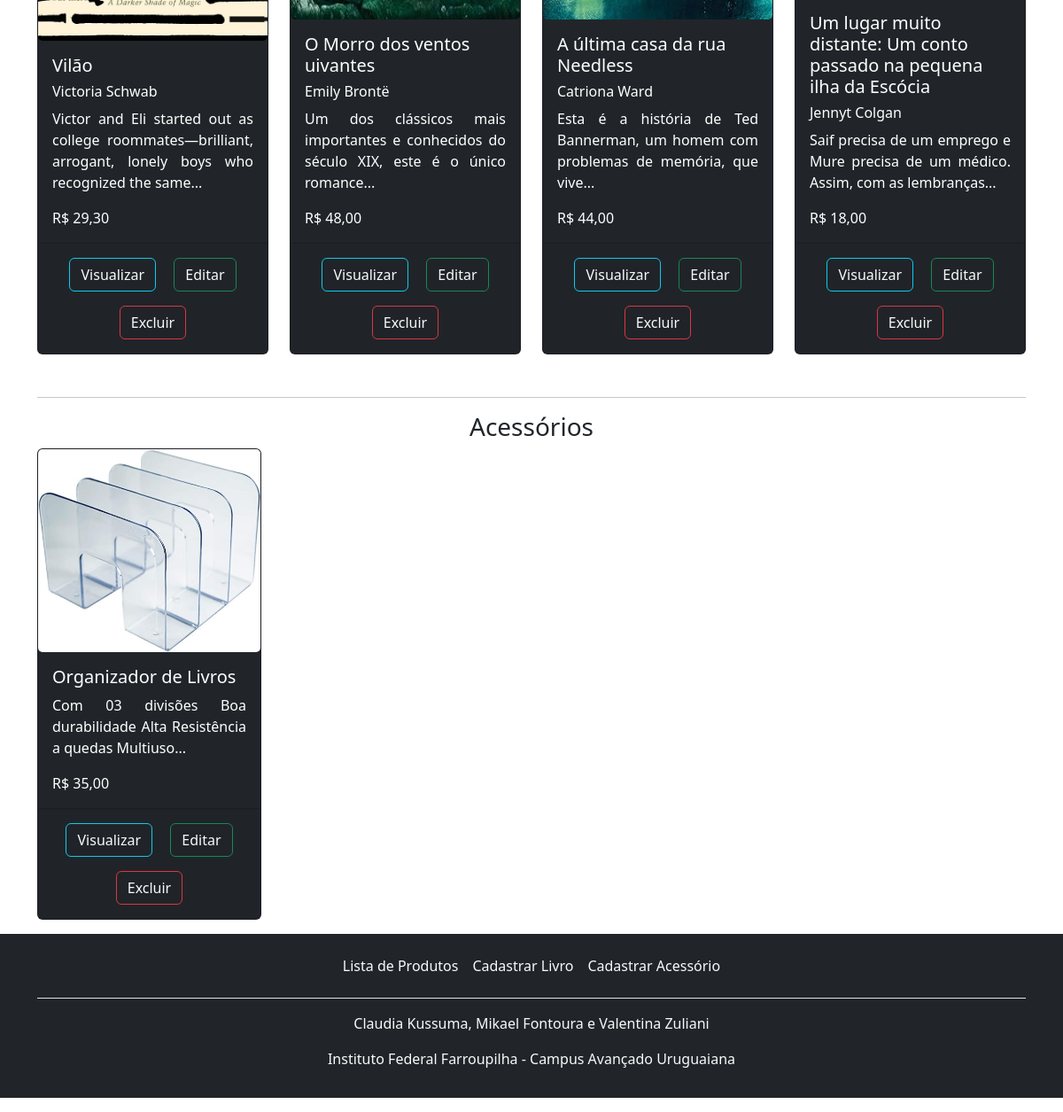
Before: / (lower part) with the older database file.
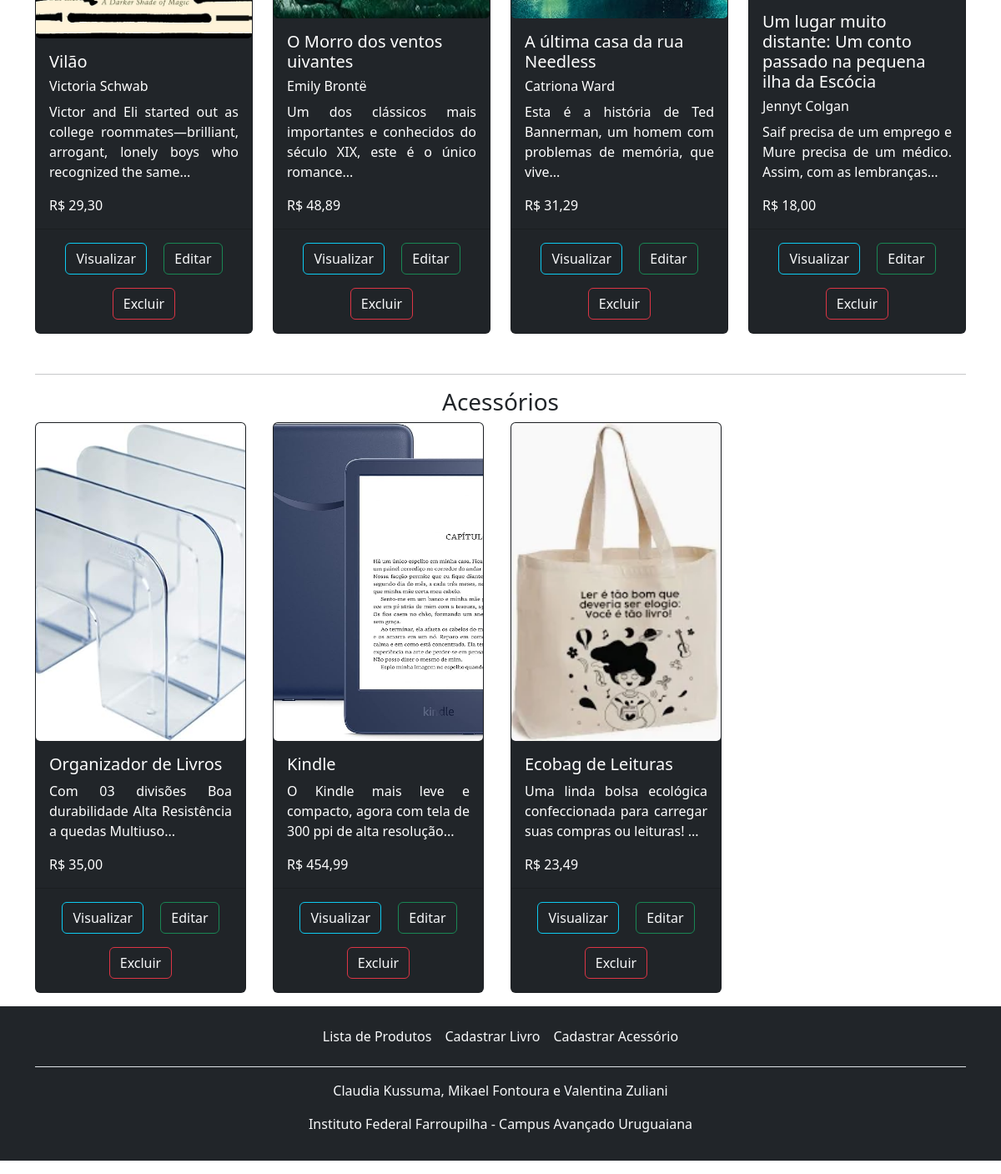
After: the same page with the newer database file.
### tables this page shows
CREATE TABLE `livro` (
  `id_livro` int(11) NOT NULL,
  `titulo` varchar(100) NOT NULL,
  `autor` varchar(100) NOT NULL,
  `sinopse` text NOT NULL,
  `valor` decimal(10,2) NOT NULL,
  `genero` varchar(50) NOT NULL,
  `imagem` varchar(255) NOT NULL
);

CREATE TABLE `acessorio` (
  `id_acessorio` int(11) NOT NULL,
  `nome` varchar(255) NOT NULL,
  `descricao` text NOT NULL,
  `valor` decimal(10,2) NOT NULL,
  `imagem` varchar(255) NOT NULL
);

### index.php (the view, shortened to what the changed rows need)
<?php
$conexao = conectar();
$sql = "SELECT * FROM livro";
$res = mysqli_query($conexao, $sql);
$sql2 = "SELECT * FROM acessorio";
$resultado = mysqli_query($conexao, $sql2);
function recortarText($texto)
{
    $palavras = explode(' ', $texto);
    $recorte = array_slice($palavras, 0, 15);
    $sinopse = implode(' ', $recorte);
    return $sinopse;
}
function mascaraDinheiro($valor)
{
    $valor = number_format($valor, 2, ',', '.');
    return $valor;
}
?>
<!DOCTYPE html>
<html lang="pt-BR">
<head>
    <link href="https://cdn.jsdelivr.net/npm/bootstrap@5.3.2/dist/css/bootstrap.min.css" rel="stylesheet">
</head>
<body>
    <main class="container pt-3">
        <div class="row">
            <?php
            $limit = 4;
            $count = 0;
            while ($livros = mysqli_fetch_assoc($res)) :
                $texto = $livros['sinopse'];
                $sinopse = recortarText($texto);
                $valor = $livros['valor'];
                $valorFormatado = mascaraDinheiro($valor);
                $count++;
            ?>
                <div class="col-xl-3">
                    <div class="card me-2 bg-dark text-bg-dark h-100 w-100">
                        <img src="<?php echo $livros['imagem']; ?>" class="card-img object-fit-cover" height="100%">
                        <div class="card-body">
                            <h5 class="card-title"><?php echo $livros['titulo']; ?></h5>
                            <h6 class="card-text"><?php echo $livros['autor']; ?></h6>
                            <p class="card-text text_just"><?php echo $sinopse . '...'; ?></p>
                            <p class="card-text"><?php echo "R$ " . $valorFormatado; ?></p>
                        </div>
                        <div class="card-footer text-center">
                            <button type="button" class="card-link m-2 btn btn-outline-info text-light" data-bs-toggle="modal" data-bs-target="#visualizar<?php echo $livros['id_livro'] ?>">Visualizar</button>
                            <a href="edit_livro.php?id_livro=<?php echo $livros['id_livro']; ?>" class="card-link m-2 btn btn-outline-success text-light">Editar</a>
                            <button type="button" class="card-link m-2 btn btn-outline-danger text-light" data-bs-toggle="modal" data-bs-target="#confirmarLivro<?php echo $livros['id_livro']; ?>">Excluir</button>
                        </div>
                    </div>
                </div>
                <?php if ($count == $limit) {
                    echo '<div class="py-3"></div>' . '</div>' . '<div class="row">';
                    $count = 0;
                } ?>
            <?php endwhile; ?>
        </div>
        <div class="row">
            <?php
            while ($acessorios = mysqli_fetch_assoc($resultado)) :
                $texto = $acessorios['descricao'];
                $descricao = recortarText($texto);
                $valor = $acessorios['valor'];
                $valorFormatado = mascaraDinheiro($valor);
            ?>
                <div class="col-xl-3">
                    <div class="card me-2 bg-dark text-bg-dark h-100">
                        <img src="<?php echo $acessorios['imagem']; ?>" class="card-img object-fit-cover" height="100%">
                        <div class="card-body">
                            <h5 class="card-title"><?php echo $acessorios['nome']; ?></h5>
                            <p class="card-text text_just"><?php echo $descricao . '...'; ?></p>
                            <p class="card-text"><?php echo "R$ " . $valorFormatado; ?></p>
                        </div>
                        <div class="card-footer text-center">
                            <button type="button" class="card-link m-2 btn btn-outline-info text-light" data-bs-toggle="modal" data-bs-target="#visualizar_acessorio<?php echo $acessorios['id_acessorio'] ?>">Visualizar</button>
                            <a href="edit_acessorio.php?id_acessorio=<?php echo $acessorios['id_acessorio']; ?>" class="card-link m-2 btn btn-outline-success text-light">Editar</a>
                            <button type="button" class="card-link m-2 btn btn-outline-danger text-light" data-bs-toggle="modal" data-bs-target="#confirmarAcessorio<?php echo $acessorios['id_acessorio']; ?>">Excluir</button>
                        </div>
                    </div>
                </div>
            <?php endwhile; ?>
        </div>
    </main>
</body>
</html>

Changed rows visible on the page:
changed livro "O Morro dos ventos uivantes": valor "48,00" → "48,89"
changed livro "A última casa da rua Needless": valor "44,00" → "31,29"
added acessorio: imagem (picture), nome "Kindle", descricao "O Kindle mais leve e compacto, agora com tela de 300 ppi de alta resolução", valor "454,99"
added acessorio: imagem (picture), nome "Ecobag de Leituras", descricao "Uma linda bolsa ecológica confeccionada para carregar suas compras ou leituras!", valor "23,49"
